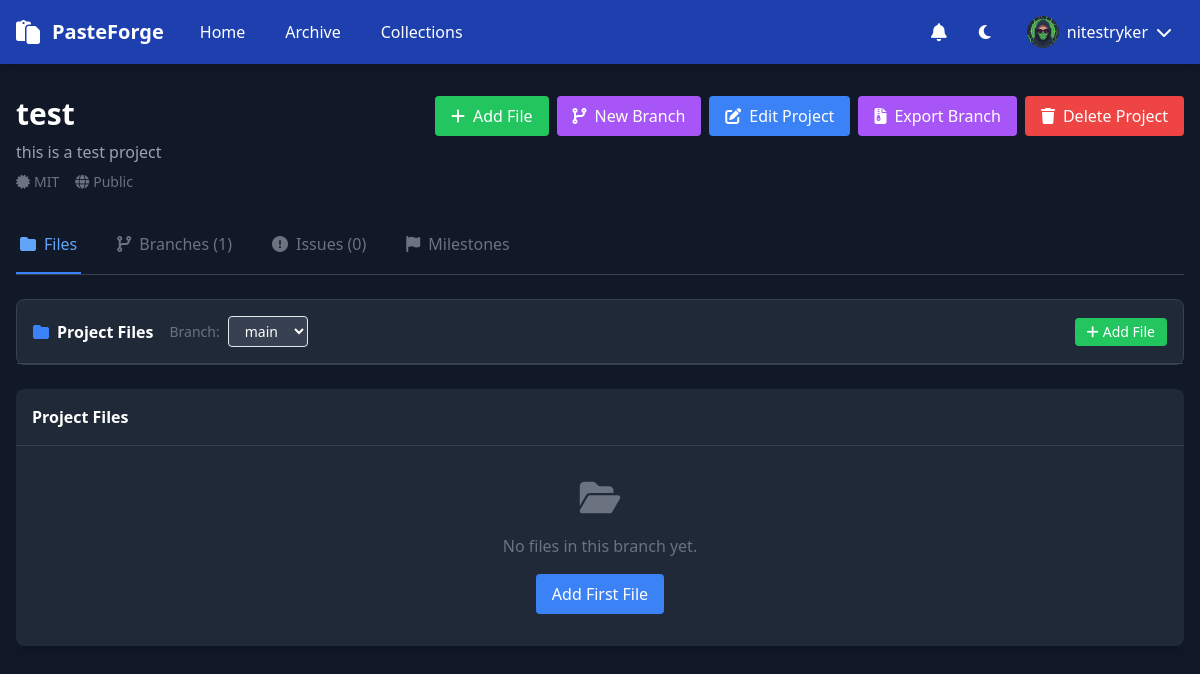
Page /project_manager.php?action=view&project_id=2 (signed in) on the committed database.
### tables this page shows
CREATE TABLE users (
      id TEXT PRIMARY KEY,
      username TEXT UNIQUE,
      password TEXT NOT NULL,
      email TEXT,
      profile_image TEXT DEFAULT NULL,
      created_at INTEGER DEFAULT (strftime('%s', 'now'))
    , website TEXT DEFAULT NULL, tagline TEXT DEFAULT 'Just a dev sharing random code', role TEXT DEFAULT 'free', status TEXT DEFAULT 'active', followers_count INTEGER DEFAULT 0, following_count INTEGER DEFAULT 0, profile_visibility TEXT DEFAULT 'public', show_paste_count INTEGER DEFAULT 1, allow_messages INTEGER DEFAULT 1);

CREATE TABLE projects (
        id INTEGER PRIMARY KEY AUTOINCREMENT,
        name TEXT NOT NULL,
        description TEXT,
        readme_content TEXT,
        license_type TEXT DEFAULT 'MIT',
        user_id TEXT NOT NULL,
        is_public BOOLEAN DEFAULT 1,
        default_branch TEXT DEFAULT 'main',
        created_at INTEGER DEFAULT (strftime('%s', 'now')),
        updated_at INTEGER DEFAULT (strftime('%s', 'now')),
        FOREIGN KEY(user_id) REFERENCES users(id)
    );

### project_manager.php (the view, shortened to what this page needs)
<?php
$user_id = $_SESSION['user_id'];
$db = Database::getInstance()->getConnection();
$action = $_GET['action'] ?? 'list';
$project_id = $_GET['project_id'] ?? null;
$project = null;
$branches = [];
$files = [];
$issues = [];
if ($project_id && $action === 'view') {
    $stmt = $db->prepare("SELECT * FROM projects WHERE id = ? AND (user_id = ? OR is_public = 1)");
    $stmt->execute([$project_id, $user_id]);
    $project = $stmt->fetch(PDO::FETCH_ASSOC);
    $stmt = $db->prepare("SELECT * FROM project_branches WHERE project_id = ? ORDER BY name");
    $stmt->execute([$project_id]);
    $branches = $stmt->fetchAll(PDO::FETCH_ASSOC);
    $current_branch = $_GET['branch'] ?? 'main';
    $stmt = $db->prepare("
        SELECT pf.*, p.content, p.language, p.views
        FROM project_files pf
        JOIN pastes p ON pf.paste_id = p.id
        JOIN project_branches pb ON pf.branch_id = pb.id
        WHERE pf.project_id = ? AND pb.name = ?
        ORDER BY pf.file_path, pf.file_name
    ");
    $stmt->execute([$project_id, $current_branch]);
    $files = $stmt->fetchAll(PDO::FETCH_ASSOC);
    $stmt = $db->prepare("
        SELECT pi.*, u.username as created_by_username
        FROM project_issues pi
        JOIN users u ON pi.created_by = u.id
        WHERE pi.project_id = ?
        ORDER BY pi.created_at DESC
    ");
    $stmt->execute([$project_id]);
    $issues = $stmt->fetchAll(PDO::FETCH_ASSOC);
}
$projects = [];
$theme = $_COOKIE['theme'] ?? 'dark';
?>
<!DOCTYPE html>
<html class="<?= $theme ?>">
<head>
    <script src="https://cdn.tailwindcss.com"></script>
    <link href="https://cdnjs.cloudflare.com/ajax/libs/font-awesome/6.4.0/css/all.min.css" rel="stylesheet">
</head>
<body class="bg-gray-50 dark:bg-gray-900 text-gray-900 dark:text-white">
<nav class="bg-blue-600 dark:bg-blue-800 text-white shadow-lg fixed w-full z-10">
    <div class="max-w-7xl mx-auto px-4">
        <div class="flex justify-between h-16">
            <div class="flex items-center space-x-6">
                <a href="/" class="flex items-center space-x-3">
                    <i class="fas fa-paste text-2xl"></i>
                    <span class="text-xl font-bold">PasteForge</span>
                </a>
                <div class="flex space-x-4">
                    <a href="/" class="hover:bg-blue-700 px-3 py-2 rounded">Home</a>
                    <a href="?page=archive" class="hover:bg-blue-700 px-3 py-2 rounded">Archive</a>
                    <?php if ($user_id): ?>
                        <a href="?page=collections" class="hover:bg-blue-700 px-3 py-2 rounded">Collections</a>
                    <?php endif; ?>
                </div>
            </div>
            <div class="flex items-center space-x-4">
                <?php if ($user_id): ?>
                    <a href="notifications.php" class="relative p-2 rounded hover:bg-blue-700 transition-colors">
                        <i class="fas fa-bell text-lg"></i>
                    </a>
                <?php endif; ?>
                <button onclick="toggleTheme()" class="p-2 rounded hover:bg-blue-700">
                    <i class="fas fa-moon"></i>
                </button>
                <?php if (!$user_id): ?>
                    <div class="flex items-center space-x-2">
                        <a href="?page=login" class="flex items-center space-x-2 hover:bg-blue-700 px-3 py-2 rounded">
                            <i class="fas fa-sign-in-alt"></i>
                            <span>Login</span>
                        </a>
                        <a href="?page=signup" class="flex items-center space-x-2 hover:bg-blue-700 px-3 py-2 rounded">
                            <i class="fas fa-user-plus"></i>
                            <span>Sign Up</span>
                        </a>
                    </div>
                <?php else: ?>
                    <div class="relative" x-data="{ open: false }">
                        <button @click="open = !open" class="flex items-center space-x-2 hover:bg-blue-700 px-3 py-2 rounded">
                            <?php
                            $stmt = $db->prepare("SELECT username, profile_image FROM users WHERE id = ?");
                            $stmt->execute([$user_id]);
                            $user_data = $stmt->fetch(PDO::FETCH_ASSOC);
                            $username = $user_data['username'] ?? 'Unknown';
                            $user_avatar = $user_data['profile_image'];
                            ?>
                            <img src="<?= $user_avatar ?? 'https://www.gravatar.com/avatar/'.md5(strtolower($username)).'?d=mp&s=32' ?>"
                                 class="w-8 h-8 rounded-full" alt="Profile">
                            <span><?= htmlspecialchars($username) ?></span>
                            <i class="fas fa-chevron-down ml-1"></i>
                        </button>
                    </div>
                <?php endif; ?>
            </div>
        </div>
    </div>
</nav>
<div class="max-w-7xl mx-auto py-8 px-4 pt-24">
    <?php if ($action === 'list'): ?>
        <div class="flex justify-between items-center mb-6">
            <h1 class="text-3xl font-bold">My Projects</h1>
            <a href="?action=create" class="bg-blue-500 text-white px-6 py-2 rounded-lg hover:bg-blue-600">
                <i class="fas fa-plus mr-2"></i>New Project
            </a>
        </div>
        <div class="grid md:grid-cols-2 lg:grid-cols-3 gap-6">
            <?php foreach ($projects as $proj): ?>
                <div class="bg-white dark:bg-gray-800 rounded-lg shadow-lg p-6">
                    <h3 class="text-xl font-semibold mb-2">
                        <a href="?action=view&project_id=<?= $proj['id'] ?>" class="text-blue-500 hover:text-blue-700">
                            <?= htmlspecialchars($proj['name']) ?>
                        </a>
                    </h3>
                    <?php if ($proj['description']): ?>
                        <p class="text-gray-600 dark:text-gray-400 mb-4">
                            <?= htmlspecialchars(substr($proj['description'], 0, 100)) ?><?= strlen($proj['description']) > 100 ? '...' : '' ?>
                        </p>
                    <?php endif; ?>
                    <div class="flex justify-between items-center text-sm text-gray-500">
                        <span><i class="fas fa-code-branch mr-1"></i>License: <?= $proj['license_type'] ?></span>
                        <span><?= $proj['is_public'] ? 'Public' : 'Private' ?></span>
                    </div>
                </div>
            <?php endforeach; ?>
        </div>
    <?php elseif ($action === 'view' && $project): ?>
        <div class="flex justify-between items-start mb-6">
            <div>
                <h1 class="text-3xl font-bold"><?= htmlspecialchars($project['name']) ?></h1>
                <?php if ($project['description']): ?>
                    <p class="text-gray-600 dark:text-gray-400 mt-2"><?= htmlspecialchars($project['description']) ?></p>
                <?php endif; ?>
                <div class="flex items-center space-x-4 mt-2 text-sm text-gray-500">
                    <span><i class="fas fa-certificate mr-1"></i><?= $project['license_type'] ?></span>
                    <span><i class="fas fa-globe mr-1"></i><?= $project['is_public'] ? 'Public' : 'Private' ?></span>
                </div>
            </div>
            <?php if ($project['user_id'] === $user_id): ?>
                <div class="flex space-x-2">
                    <button onclick="showAddFileModal()" class="bg-green-500 text-white px-4 py-2 rounded hover:bg-green-600">
                        <i class="fas fa-plus mr-2"></i>Add File
                    </button>
                    <button onclick="showCreateBranchModal()" class="bg-purple-500 text-white px-4 py-2 rounded hover:bg-purple-600">
                        <i class="fas fa-code-branch mr-2"></i>New Branch
                    </button>
                    <button onclick="showEditProjectModal()" class="bg-blue-500 text-white px-4 py-2 rounded hover:bg-blue-600">
                        <i class="fas fa-edit mr-2"></i>Edit Project
                    </button>
                    <button onclick="exportCurrentBranch()" class="bg-purple-500 text-white px-4 py-2 rounded hover:bg-purple-600">
                        <i class="fas fa-file-archive mr-2"></i>Export Branch
                    </button>
                    <button onclick="confirmDeleteProject()" class="bg-red-500 text-white px-4 py-2 rounded hover:bg-red-600">
                        <i class="fas fa-trash mr-2"></i>Delete Project
                    </button>
                </div>
            <?php endif; ?>
        </div>
        <div class="border-b border-gray-200 dark:border-gray-700 mb-6">
            <nav class="flex space-x-8">
                <button onclick="showTab('files')" id="tab-files" class="tab-button border-b-2 border-blue-500 text-blue-600 dark:text-blue-400 py-4 px-1 font-medium">
                    <i class="fas fa-folder mr-2"></i>Files
                </button>
                <button onclick="showTab('branches')" id="tab-branches" class="tab-button border-b-2 border-transparent text-gray-500 hover:text-gray-700 py-4 px-1 font-medium">
                    <i class="fas fa-code-branch mr-2"></i>Branches (<?= count($branches) ?>)
                </button>
                <button onclick="showTab('issues')" id="tab-issues" class="tab-button border-b-2 border-transparent text-gray-500 hover:text-gray-700 py-4 px-1 font-medium">
                    <i class="fas fa-exclamation-circle mr-2"></i>Issues (<?= count($issues) ?>)
                </button>
                <button onclick="showTab('milestones')" id="tab-milestones" class="tab-button border-b-2 border-transparent text-gray-500 hover:text-gray-700 py-4 px-1 font-medium">
                    <i class="fas fa-flag mr-2"></i>Milestones
                </button>
            </nav>
        </div>
        <div id="files-tab" class="tab-content">
            <div class="bg-white dark:bg-gray-800 rounded-lg shadow-sm border border-gray-200 dark:border-gray-700 mb-6">
                <div class="p-4 border-b border-gray-200 dark:border-gray-700">
                    <div class="flex items-center justify-between">
                        <div class="flex items-center space-x-4">
                            <h3 class="font-semibold flex items-center">
                                <i class="fas fa-folder mr-2 text-blue-500"></i>
                                Project Files
                            </h3>
                            <div class="flex items-center space-x-2">
                                <span class="text-sm text-gray-500">Branch:</span>
                                <select onchange="switchBranch(this.value)" class="px-3 py-1 rounded border dark:bg-gray-700 text-sm">
                                    <?php foreach ($branches as $branch): ?>
                                        <option value="<?= $branch['name'] ?>" <?= ($branch['name'] === ($_GET['branch'] ?? 'main')) ? 'selected' : '' ?>>
                                            <?= htmlspecialchars($branch['name']) ?>
                                        </option>
                                    <?php endforeach; ?>
                                </select>
                            </div>
                        </div>
                        <?php if ($project['user_id'] === $user_id): ?>
                            <button onclick="showAddFileModal()" class="bg-green-500 text-white px-3 py-1 rounded text-sm hover:bg-green-600">
                                <i class="fas fa-plus mr-1"></i>Add File
                            </button>
                        <?php endif; ?>
                    </div>
                </div>
            </div>
            <div class="bg-white dark:bg-gray-800 rounded-lg shadow-lg">
                <div class="border-b dark:border-gray-700 p-4">
                    <h3 class="font-semibold">Project Files</h3>
                </div>
                <?php if (empty($files)): ?>
                    <div class="p-8 text-center text-gray-500">
                        <i class="fas fa-folder-open text-4xl mb-4"></i>
                        <p>No files in this branch yet.</p>
                        <?php if ($project['user_id'] === $user_id): ?>
                            <button onclick="showAddFileModal()" class="mt-4 bg-blue-500 text-white px-4 py-2 rounded hover:bg-blue-600">
                                Add First File
                            </button>
                        <?php endif; ?>
                    </div>
                <?php endif; ?>
            </div>
        </div>
    <?php endif; ?>
</div>
</body>
</html>

### rows in the picture
users: profile_image (picture), username "nitestryker"
projects: name "test", description "this is a test project", license_type "MIT"

### other values in the picture
count($branches) "1"
count($issues) "0"
form field value "main"
